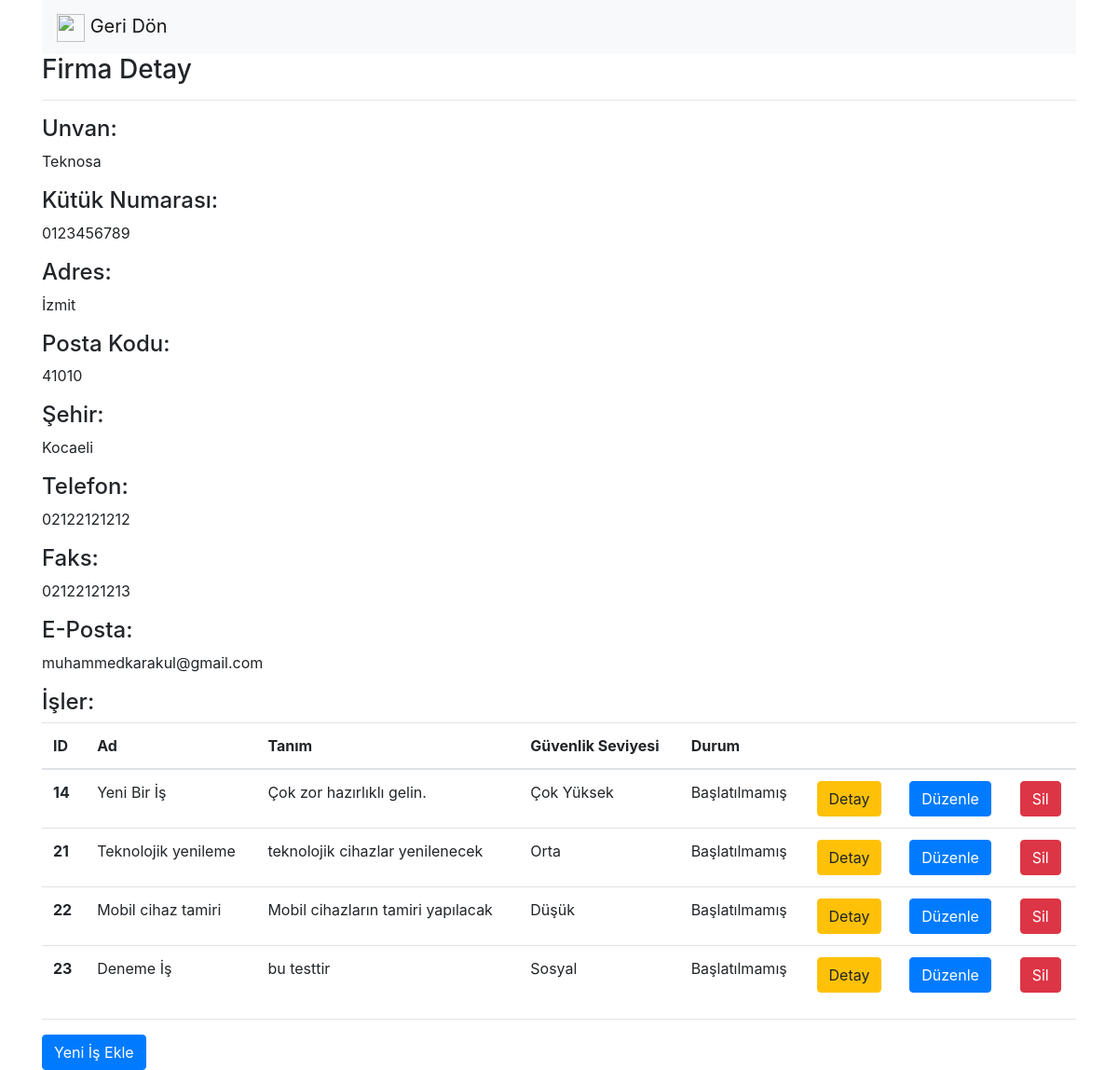
The app's page /firmaDetay/2 with its own data.
### safeputapp/models.py (models this page shows, shortened)
class Firma(models.Model):
    kutuk_no = models.CharField(max_length = 10, verbose_name = "Kütük Numarası")
    unvan = models.CharField(max_length = 50, verbose_name = "Ünvan")
    adres = models.CharField(max_length = 250, verbose_name = "Adres")
    posta_kodu = models.CharField(max_length = 10, verbose_name = "Posta Kodu")
    sehir = models.CharField(max_length = 50, verbose_name = "Şehir")
    telefon = models.CharField(max_length = 20, verbose_name = "Telefon")
    faks = models.CharField(max_length = 20, verbose_name = "Faks")
    eposta = models.CharField(max_length = 50, verbose_name = "E-Posta")
    aktifmi = models.BooleanField(verbose_name = "Aktif mi?", default = True)
    olusturma_tarihi = models.DateTimeField(auto_now_add = True, blank = True, verbose_name = "Oluşturma Tarihi")
    duzunleme_tarihi = models.DateTimeField(verbose_name = "Duzenleme Tarihi", blank = True, null = True)

class Is(models.Model):
    ad = models.CharField(max_length = 50, verbose_name = "Ad")
    tanim = models.CharField(max_length = 250, verbose_name = "Tanım")
    fatura_no = models.CharField(max_length = 20, verbose_name = "Fatura Numarası")
    guvenlik_seviye = models.ForeignKey(GuvenlikSeviye, on_delete = models.CASCADE, verbose_name = "Güvenlik Seviyesi")
    is_durum = models.ForeignKey(IsDurum, on_delete = models.CASCADE, verbose_name = "Durum")
    aktifmi = models.BooleanField(verbose_name = "Aktif mi?", default = True)
    firma_id = models.ForeignKey(Firma, on_delete = models.CASCADE, verbose_name = "Firma")
    olusturma_tarihi = models.DateTimeField(auto_now_add = True, blank = True, verbose_name = "Oluşturma Tarihi")
    duzunleme_tarihi = models.DateTimeField(verbose_name = "Duzenleme Tarihi", blank = True, null = True)
    baglanti = models.CharField(max_length = 100, verbose_name = "Bağlantı")

class GuvenlikSeviye(models.Model):
    ad = models.CharField(max_length = 50, verbose_name = "Ad", null = False, blank = False)
    def __unicode__(self):
        return self.ad

class IsDurum(models.Model):
    tanim = models.CharField(max_length = 50, verbose_name = "Tanım", null = False, blank = False)
    def __unicode__(self):
        return self.tanim

### safeputapp/views.py (the view)
# urls.py: url(r'^firmaDetay/(?P<id>\d+)', firmaDetay),
def firmaDetay(request, id):
    firma = get_object_or_404(Firma, id = id)
    isler = Is.objects.filter(firma_id = id).filter(aktifmi = True)
    return render(request, "firmaDetay.html", { "firma" : firma, "isler" : isler })

### safeputapp/templates/firmaDetay.html (shortened to what this page needs)
<!DOCTYPE html>
<html>
    <head>
        <link rel="stylesheet" href="https://maxcdn.bootstrapcdn.com/bootstrap/4.0.0/css/bootstrap.min.css">
    </head>
    <body>
        <div class="container">
            <nav class="navbar navbar-light bg-light">
                <a class="navbar-brand" href="/firmaListe">
                    <img src="https://image.flaticon.com/icons/svg/118/118739.svg" width="30" height="30" alt=""> Geri Dön
                </a>
            </nav>
            {% if firma %}
                <h3>Firma Detay</h3>
                <hr>
                <p>
                    <h4>Unvan:</h4>
                    {{ firma.unvan }}
                </p>
                <p>
                    <h4>Kütük Numarası:</h4>
                    {{ firma.kutuk_no }}
                </p>
                <p>
                    <h4>Adres:</h4>
                    {{ firma.adres }}
                </p>
                <p>
                    <h4>Posta Kodu:</h4>
                    {{ firma.posta_kodu }}
                </p>
                <p>
                    <h4>Şehir:</h4>
                    {{ firma.sehir }}
                </p>
                <p>
                    <h4>Telefon:</h4>
                    {{ firma.telefon }}
                </p>
                <p>
                    <h4>Faks:</h4>
                    {{ firma.faks }}
                </p>
                <p>
                    <h4>E-Posta:</h4>
                    {{ firma.eposta }}
                </p>
                <p>
                    <h4>İşler:</h4>
                    {% if isler %}
                        <table class="table">
                            <thead>
                                <tr>
                                <th scope="col">ID</th>
                                <th scope="col">Ad</th>
                                <th scope="col">Tanım</th>
                                <th scope="col">Güvenlik Seviyesi</th>
                                <th scope="col">Durum</th>
                                <th scope="col"></th>
                                <th scope="col"></th>
                                <th scope="col"></th>
                                </tr>
                            </thead>
                            <tbody>
                                {% for mevcutIs in isler %}
                                    {% if mevcutIs.aktifmi %}
                                        <tr>
                                            <th scope="row"> {{ mevcutIs.id }} </th>
                                            <td> {{ mevcutIs.ad }} </td>
                                            <td> {{ mevcutIs.tanim }} </td>
                                            <td> {{ mevcutIs.guvenlik_seviye }} </td>
                                            <td> {{ mevcutIs.is_durum }} </td>
                                            <td><a href="/isDetay/{{mevcutIs.id}}" class="btn btn-warning">Detay</td>
                                            <td><a href="/isDuzenle/{{mevcutIs.id}}" class="btn btn-primary">Düzenle</td>
                                            <td><a href="/isSil/{{mevcutIs.id}}" class="btn btn-danger">Sil</td>
                                        </tr>
                                    {% endif %}
                                {% endfor %}
                            </tbody>
                        </table>
                    {% else %}
                        <div class="alert alert-danger">
                            Kayıt bulunamadı.
                        </div>
                    {% endif %}
                </p>
                <hr>
                <a href="/isEkle/{{ firma.id }}" class="btn btn-primary"> Yeni İş Ekle </a>
            {% endif %}
        </div>
    </body>
</html>

### records on screen
Firma: unvan "Teknosa", kutuk_no "0123456789", adres "İzmit", posta_kodu "41010", sehir "Kocaeli", telefon "02122121212", faks "02122121213", eposta "muhammedkarakul@gmail.com"
Is: id "14", ad "Yeni Bir İş", tanim "Çok zor hazırlıklı gelin.", guvenlik_seviye "Çok Yüksek", is_durum "Başlatılmamış"
Is: id "21", ad "Teknolojik yenileme", tanim "teknolojik cihazlar yenilenecek", guvenlik_seviye "Orta", is_durum "Başlatılmamış"
Is: id "22", ad "Mobil cihaz tamiri", tanim "Mobil cihazların tamiri yapılacak", guvenlik_seviye "Düşük", is_durum "Başlatılmamış"
Is: id "23", ad "Deneme İş", tanim "bu testtir", guvenlik_seviye "Sosyal", is_durum "Başlatılmamış"
